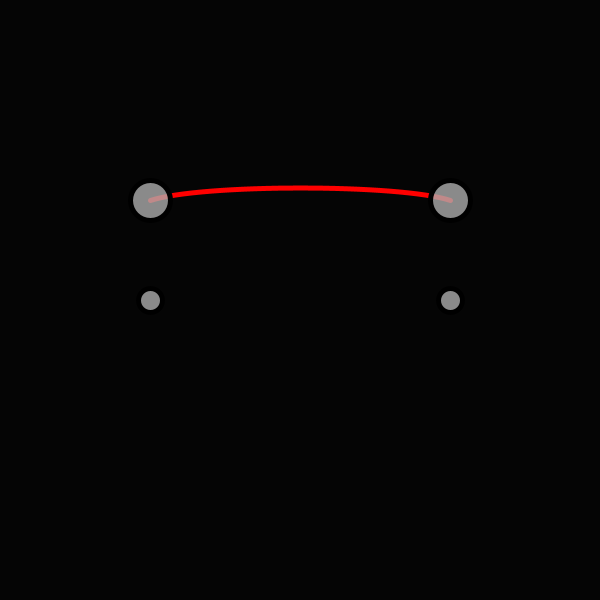
Frame 1 (no input)
Frame 60 (the mouse pressed at the canvas centre just before this capture): identical to frame 1, image omitted
Frame 120 (the mouse held since frame 60 and released just before this capture): identical to frame 1, image omitted

The Processing sketch that drew this single still picture (run headless with seeded random() and noise(); from frame 60 on, the mouse is pressed at the canvas centre):

// Processing sketch: build
// ── build.pde
BCtrl control; 

// Setup, Bitch!
void setup() {
	size(600,600);
	control = new BCtrl(width/4, height/2, (width/4)*3, height/2, 12);
}

// Draw, Bitch!
void draw() {
	background(5);
	control.display();
}

// MousePressed
void mousePressed() {
	// Perform click operations
	control.cp1.clicked(mouseX, mouseY);
	control.cp2.clicked(mouseX, mouseY);
	control.vt1.clicked(mouseX, mouseY);
	control.vt2.clicked(mouseX, mouseY);
}

// MouseReleased
void mouseReleased() {
	// Make sure everything stops dragging when the mouse is released
	control.cp1.stopDragging();
	control.cp2.stopDragging();
	control.vt1.stopDragging();
	control.vt2.stopDragging();
}

// This bezier control class will also spawn instances of the ControlVertex class
// This is responsible for calling the functions of our two CV instances, and drawing the curve 
class BCtrl {

	float x1, x2;
	float y1, y2;
	// Control Points
	ControlPoint cp1, cp2;
	// Vertices
	ControlPoint vt1, vt2; 

	BCtrl(float x1_, float y1_, float x2_, float y2_, float r_) {

		float r = r_;
		float x1 = x1_;
		float x2 = x2_;
		float y1 = y1_;
		float y2 = y2_;

		cp1 = new ControlPoint(x1, y1, r);
		cp2 = new ControlPoint(x2, y2, r);
		vt1 = new ControlPoint(width/4, height/3, 20);
		vt2 = new ControlPoint((width/4)*3, height/3, 20);


	}

	void display() {
		noFill();
		stroke(255, 0, 0);
		strokeWeight(5);
		curve(this.cp1.x, cp1.y, vt1.x, vt1.y, vt2.x, vt2.y, cp2.x, cp2.y);
		cp1.rollover(mouseX, mouseY);
		cp2.rollover(mouseX, mouseY);
		vt1.rollover(mouseX, mouseY);
		vt2.rollover(mouseX, mouseY);
		cp1.drag(mouseX, mouseY);
		cp2.drag(mouseX, mouseY);
		vt1.drag(mouseX, mouseY);
		vt2.drag(mouseX, mouseY);
		cp1.display();
		cp2.display();
		vt1.display();
		vt2.display();
	}


};

class ControlPoint {

	float x, y; // Position
	float offsetX, offsetY; // mouseclick offset
	float r; // Radius
	boolean dragging = false;
	boolean rollover = false; 

	ControlPoint(float x_, float y_, float r_) {
		x = x_;
		y = y_;
		r = r_;
		offsetX = 0;
		offsetY = 0;

	}

	void display() {
		stroke(0);
		if(dragging) fill(50);
		else if (rollover) fill(100);
		else fill(175, 200);
		ellipse(x, y, r*2, r*2);
	}

	void clicked(int mx, int my) {
		if((mx > x - r && mx < x + r) && (my > y - r && my < y + r)) {
			dragging = true;
			offsetX = x - mx; 
			offsetY = y - my;
		}
	}

	void rollover(int mx, int my) {
		if((mx > x - r && mx < x + r) && (my > y - r && my < y + r)) {
			rollover = true;
		} else {
			rollover = false;
		}
	}

	void drag(int mx, int my) {
		if(dragging) {
			x = mx + offsetX;
			y = my + offsetY;
		}
	}

	void stopDragging() {
		dragging = false; 
	}

};
